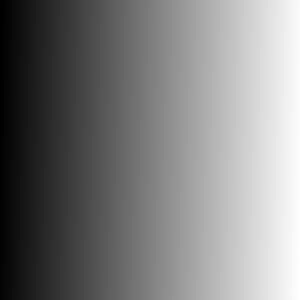
#> input picture day02_opencv_color/gradient.png, 300 x 300 px, given in place of the camera
$ python step4_webcam_adaptive.py
#> lines starting #> are read from the running program, lines starting #| are printed output that depends on the picture; after the words box and inside, x2 and y2 are one past the last pixel; in counts of white or black regions, pixels touching at a corner belong together
import cv2 as cv
import numpy as np

# 1. 콜백 함수 (트랙바용 빈 함수)
def nothing(x):
    pass

# 2. 웹캠 연결
cap = cv.VideoCapture(0)

if not cap.isOpened():
    print("카메라를 열 수 없습니다. 연결 상태를 확인하세요.")
    exit()

# 3. 창 생성 및 트랙바 등록
cv.namedWindow('Real-time Adaptive Tuner')

# blockSize (3~31, 초기값 11)
cv.createTrackbar('BlockSize', 'Real-time Adaptive Tuner', 11, 31, nothing)
# C (0~20, 초기값 2)
cv.createTrackbar('C', 'Real-time Adaptive Tuner', 2, 20, nothing)

# 4. 실시간 처리 반복문
while True:
    # 프레임 읽기
    ret, frame = cap.read()
#> frame is the input picture: shape (300, 300, 3); mean B, G, R 126.5, 126.5, 126.5
    if not ret:
        break

    # 그레이스케일 변환 및 노이즈 제거 (웹캠 특성상 블러 처리가 중요함)
    gray = cv.cvtColor(frame, cv.COLOR_BGR2GRAY)
    gray = cv.medianBlur(gray, 5)

    # 트랙바 값 읽기
    b_size = cv.getTrackbarPos('BlockSize', 'Real-time Adaptive Tuner')
    c_val = cv.getTrackbarPos('C', 'Real-time Adaptive Tuner')

    # blockSize 홀수 보장 (3 미만 방지 및 짝수 보정)
    if b_size < 3: b_size = 3
    if b_size % 2 == 0: b_size += 1

    # --- (1) Global Threshold (고정 127) ---
    _, th_global = cv.threshold(gray, 127, 255, cv.THRESH_BINARY)
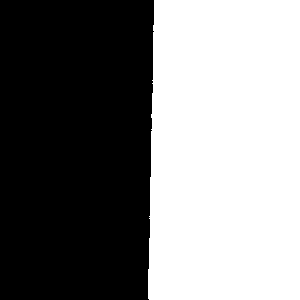
#> th_global: shape (300, 300); 49.6% white; 1 white region, box (x1, y1, x2, y2) and area: (148, 0, 300, 300) 44674
    cv.putText(th_global, "Global(127)", (10, 30), cv.FONT_HERSHEY_SIMPLEX, 0.7, 0, 2)

    # --- (2) Otsu 자동 이진화 ---
    _, th_otsu = cv.threshold(gray, 0, 255, cv.THRESH_BINARY + cv.THRESH_OTSU)
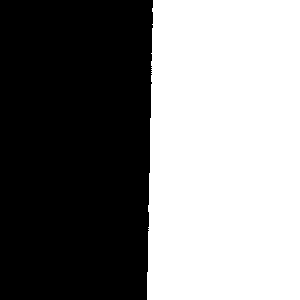
#> th_otsu: shape (300, 300); 50% white; 1 black region, box (x1, y1, x2, y2) and area: (0, 0, 153, 300) 44975
    cv.putText(th_otsu, "Otsu Auto", (10, 30), cv.FONT_HERSHEY_SIMPLEX, 0.7, 0, 2)

    # --- (3) Adaptive Mean ---
    th_mean = cv.adaptiveThreshold(gray, 255, cv.ADAPTIVE_THRESH_MEAN_C,
                                   cv.THRESH_BINARY, b_size, c_val)
#> th_mean: shape (300, 300); 100% white; black in thin lines or dots, all inside (x1, y1, x2, y2) = (0, 127, 2, 221)
    cv.putText(th_mean, f"Mean(B:{b_size},C:{c_val})", (10, 30), cv.FONT_HERSHEY_SIMPLEX, 0.7, 0, 2)
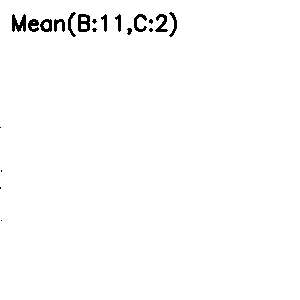
#> th_mean: shape (300, 300); 98.7% white; 20 black regions (8 under 20 px), largest, box (x1, y1, x2, y2) and area: (12, 14, 26, 32) 164, (78, 14, 90, 32) 152, (155, 14, 168, 32) 114

    # --- (4) Adaptive Gaussian ---
    th_gaussian = cv.adaptiveThreshold(gray, 255, cv.ADAPTIVE_THRESH_GAUSSIAN_C,
                                       cv.THRESH_BINARY, b_size, c_val)
#> th_gaussian: shape (300, 300); every value is 255
    cv.putText(th_gaussian, f"Gaussian(B:{b_size},C:{c_val})", (10, 30), cv.FONT_HERSHEY_SIMPLEX, 0.7, 0, 2)
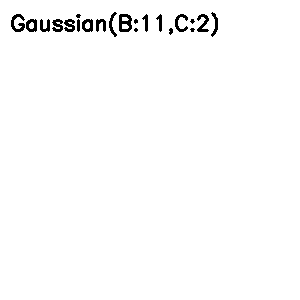
#> th_gaussian: shape (300, 300); 98.4% white; 21 black regions (5 under 20 px), largest, box (x1, y1, x2, y2) and area: (119, 14, 132, 32) 159, (11, 14, 25, 32) 130, (197, 14, 209, 32) 112

    # 2x2 결과 병합 표시
    top = np.hstack([th_global, th_otsu])
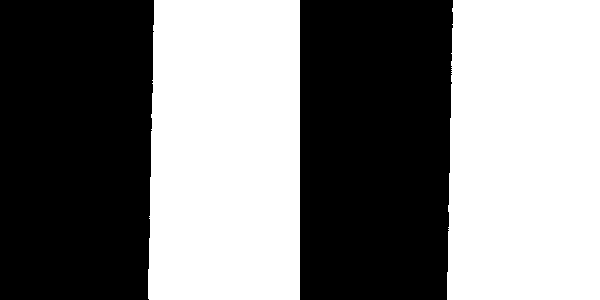
#> top: shape (300, 600); 49.8% white; 2 white regions, box (x1, y1, x2, y2) and area: (447, 0, 600, 300) 45025, (148, 0, 300, 300) 44674
    bottom = np.hstack([th_mean, th_gaussian])
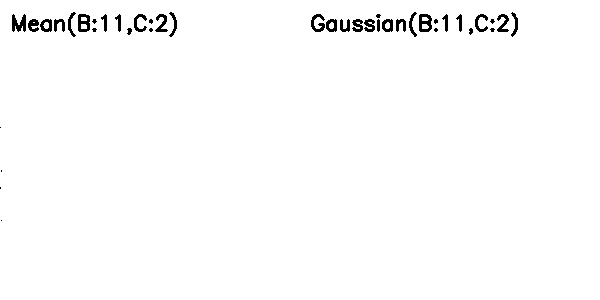
#> bottom: shape (300, 600); 98.5% white; 41 black regions (13 under 20 px), largest, box (x1, y1, x2, y2) and area: (12, 14, 26, 32) 164, (419, 14, 432, 32) 159, (78, 14, 90, 32) 152
    result = np.vstack([top, bottom])
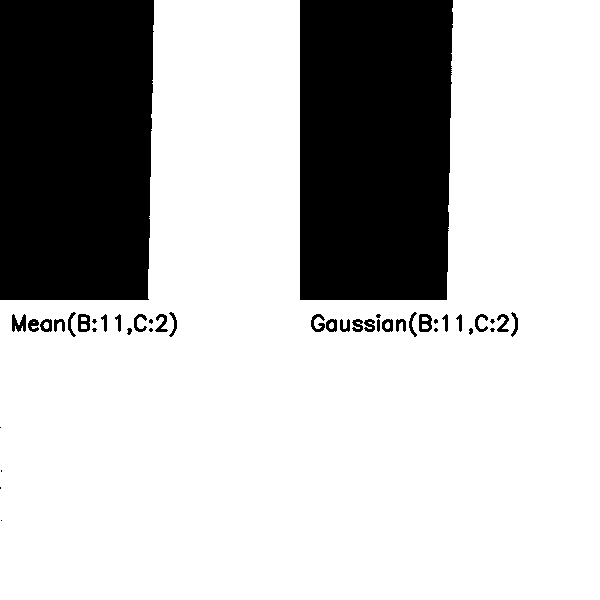
#> result: shape (600, 600); 74.2% white; 43 black regions (13 under 20 px), largest, box (x1, y1, x2, y2) and area: (0, 0, 154, 300) 45326, (300, 0, 453, 300) 44975, (12, 314, 26, 332) 164

    # 화면 표시 (해상도가 너무 크면 0.5배 축소)
    display_res = cv.resize(result, (0, 0), fx=0.8, fy=0.8)
    cv.imshow('Real-time Adaptive Tuner', display_res)

    # 'q' 키를 누르면 종료
    if cv.waitKey(1) & 0xFF == ord('q'):
#> (key q is pressed here)
        break

# 5. 자원 해제
cap.release()
cv.destroyAllWindows()

$ run again, on day02_opencv_color/sudoku.png
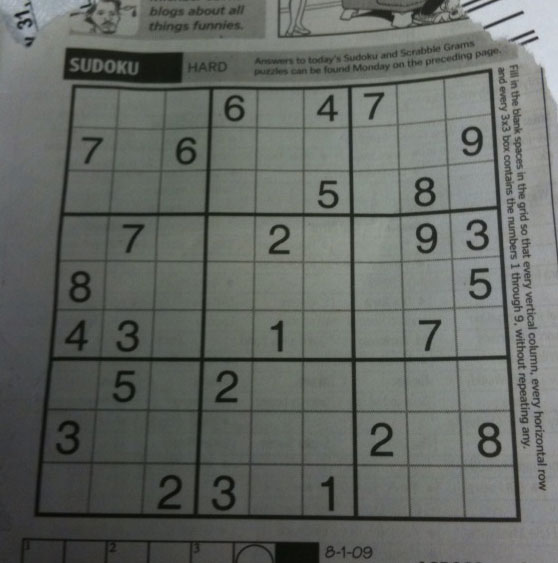
#> input picture day02_opencv_color/sudoku.png, 558 x 563 px, given in place of the camera
#> frame is the input picture: shape (563, 558, 3); mean B, G, R 99.5, 104.1, 100
#> `cv.putText(th_global, "Global(127)", (10, 30), cv.FONT_HERSHEY_SIMPLEX..`:
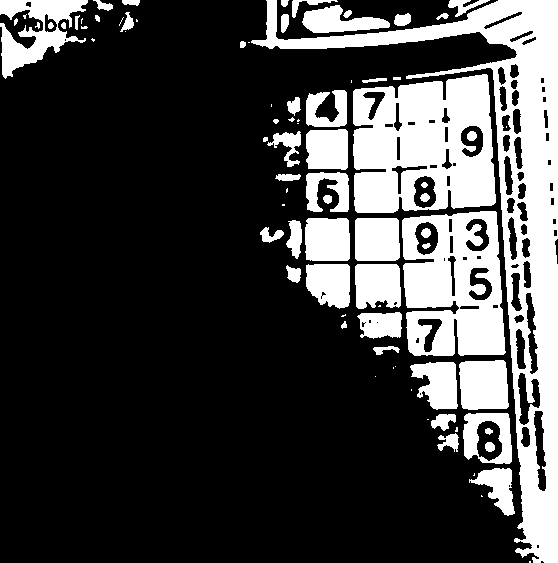
#> th_global: shape (563, 558); 25.8% white; 83 white regions (27 under 20 px), largest, box (x1, y1, x2, y2) and area: (251, 0, 558, 563) 27354, (353, 74, 496, 213) 15287, (402, 211, 506, 356) 11071
#> top: shape (563, 1116); 42.9% white; 150 white regions (53 under 20 px), largest, box (x1, y1, x2, y2) and area: (251, 0, 1116, 563) 95068, (914, 360, 1074, 517) 22073, (912, 210, 1064, 358) 19521
#> bottom: shape (563, 1116); 79.9% white; 1611 black regions (1265 under 20 px), largest, box (x1, y1, x2, y2) and area: (34, 68, 521, 523) 16003, (592, 68, 1079, 522) 14492, (187, 0, 535, 63) 4523
#> result: shape (1126, 1116); 61.4% white; 1831 black regions (1362 under 20 px), largest, box (x1, y1, x2, y2) and area: (0, 0, 539, 626) 226970, (555, 47, 1079, 607) 117969, (34, 631, 521, 1086) 16003
#> `display_res = cv.resize(result, (0, 0), fx=0.8, fy=0.8)`:
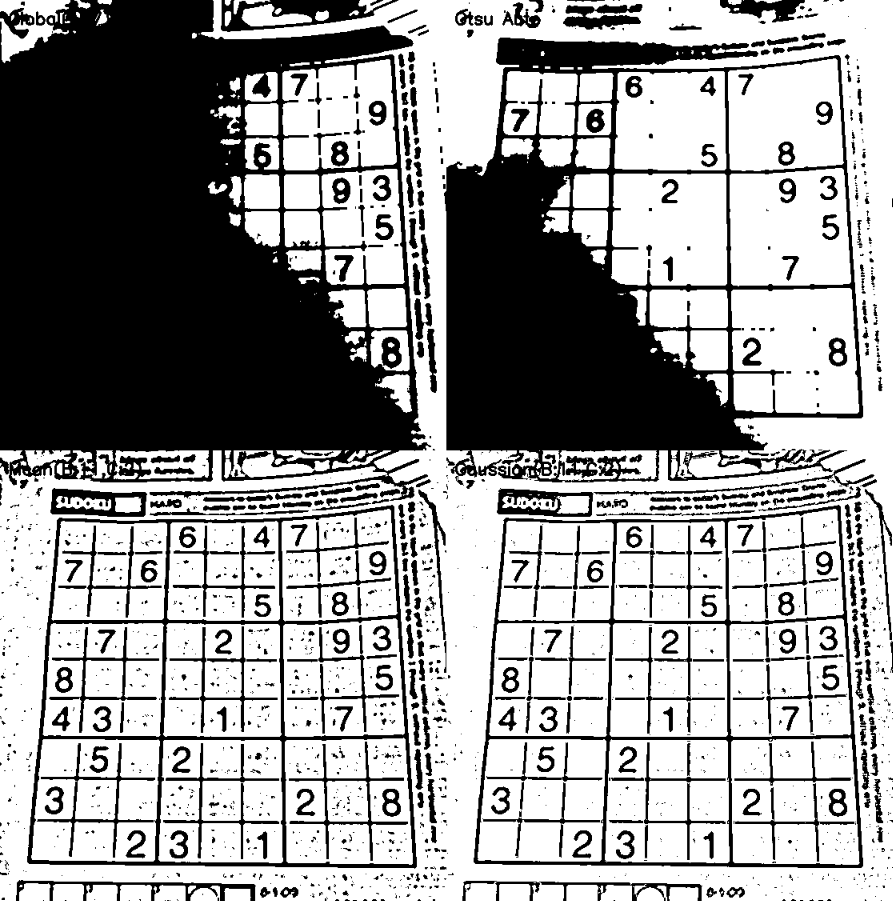
#> display_res: shape (901, 893); min 0, max 255, mean 156.6
